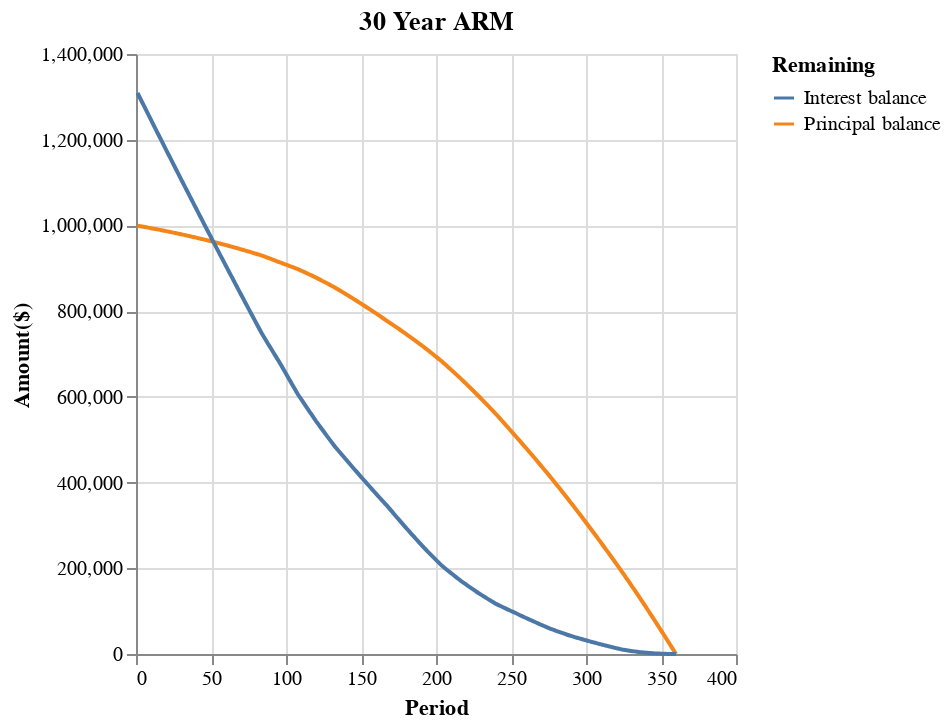

The notebook cell saved with this chart:
### Code cell
schedule_c_cal = schedule_c.copy()
schedule_c_cal["Interest balance"] = schedule_c_cal["Interest"].sum() - schedule_c_cal["Interest"].cumsum()
schedule_c_cal["Principal balance"] = schedule_c_cal["Principal"].sum() - schedule_c_cal["Principal"].cumsum()

schedule_c_melt = schedule_c_cal.drop(0).melt(id_vars="Period", value_vars=["Principal balance", "Interest balance"],
                                             value_name="Amount($)", var_name="Remaining")

c_plot = alt.Chart(schedule_c_melt).mark_line()\
            .encode(x="Period", y=alt.Y("Amount($)", scale=alt.Scale(domain=[0, 1_400_000])), color="Remaining")\
            .properties(title = "30 Year ARM")

c_plot

### Figure 1 — Vega-Lite specification as saved in the notebook (floating-point values rounded to 4 significant figures; data arrays with more than 128 entries replaced by an {"elided": "..."} marker saying what was removed)
{"config": {"view": {"continuousWidth": 300, "continuousHeight": 300}}, "data": {"name": "data-50e06f2b4f83c3cb6c80c4cefd817d95"}, "mark": {"type": "line"}, "encoding": {"color": {"field": "Remaining", "type": "nominal"}, "x": {"field": "Period", "type": "quantitative"}, "y": {"field": "Amount($)", "scale": {"domain": [0, 1400000]}, "type": "quantitative"}}, "title": "30 Year ARM", "$schema": "https://vega.github.io/schema/vega-lite/v5.17.0.json", "datasets": {"data-50e06f2b4f83c3cb6c80c4cefd817d95": {"elided": "720 records"}}}
